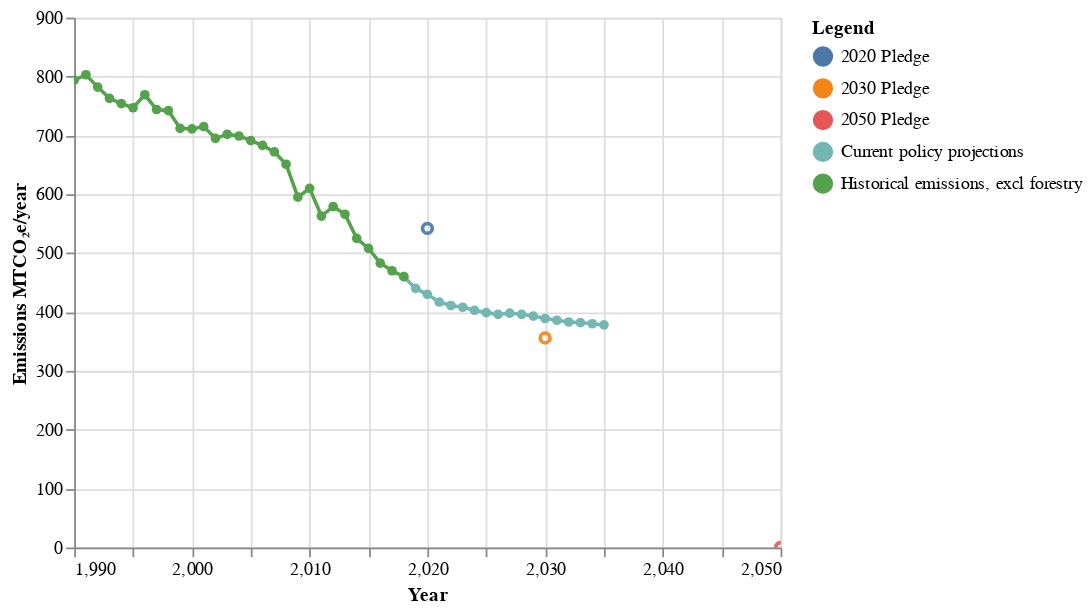

Notebook cell for this chart:
### Markdown cell above
## Visualising the goals
Let's go ahead and see how well the UK has done so far. We're looking at historical emissions, some pre-covid projections, and that above pledged targets. Data sourced from Climate Action Tracker [<sup>[1]</sup>](https://climateactiontracker.org/countries/uk/).

### Code cell
import altair as alt
import pandas as pd

emissions = pd.read_csv('./emissions.csv')

lines = alt.Chart(emissions).mark_line(point=True).transform_fold(
    fold=['Current policy projections', 'Historical emissions, excl forestry'],
    as_=['Legend', 'y'] 
).encode(
    alt.X('Year', type='quantitative', scale=alt.Scale(zero=False)),
    alt.Y('y:Q', title='Emissions MTCO₂e/year', type='quantitative'),
    alt.Color('Legend:N')
)

points = lines.mark_point().transform_fold(
    fold=['2020 Pledge', '2030 Pledge', '2050 Pledge'],
    as_=['Legend', 'y']
).encode(
    alt.X('Year', type='quantitative', scale=alt.Scale(zero=False)),
    alt.Y('y:Q'),
    alt.Color('Legend:N')
)

alt.layer(lines, points).interactive()

### Figure 1 — Vega-Lite specification as saved in the notebook (floating-point values rounded to 4 significant figures)
{"$schema": "https://vega.github.io/schema/vega-lite/v3.4.0.json", "config": {"mark": {"tooltip": null}, "view": {"height": 300, "width": 400}}, "data": {"name": "data-8a55336cf604920bfebcbe5164f599c0"}, "datasets": {"data-8a55336cf604920bfebcbe5164f599c0": [{"2020 Pledge": null, "2030 Pledge": null, "2050 Pledge": null, "Current policy projections": null, "Historical emissions, excl forestry": 794, "Year": 1990}, {"2020 Pledge": null, "2030 Pledge": null, "2050 Pledge": null, "Current policy projections": null, "Historical emissions, excl forestry": 803, "Year": 1991}, {"2020 Pledge": null, "2030 Pledge": null, "2050 Pledge": null, "Current policy projections": null, "Historical emissions, excl forestry": 782, "Year": 1992}, {"2020 Pledge": null, "2030 Pledge": null, "2050 Pledge": null, "Current policy projections": null, "Historical emissions, excl forestry": 763, "Year": 1993}, {"2020 Pledge": null, "2030 Pledge": null, "2050 Pledge": null, "Current policy projections": null, "Historical emissions, excl forestry": 754, "Year": 1994}, {"2020 Pledge": null, "2030 Pledge": null, "2050 Pledge": null, "Current policy projections": null, "Historical emissions, excl forestry": 747, "Year": 1995}, {"2020 Pledge": null, "2030 Pledge": null, "2050 Pledge": null, "Current policy projections": null, "Historical emissions, excl forestry": 769, "Year": 1996}, {"2020 Pledge": null, "2030 Pledge": null, "2050 Pledge": null, "Current policy projections": null, "Historical emissions, excl forestry": 744, "Year": 1997}, {"2020 Pledge": null, "2030 Pledge": null, "2050 Pledge": null, "Current policy projections": null, "Historical emissions, excl forestry": 742, "Year": 1998}, {"2020 Pledge": null, "2030 Pledge": null, "2050 Pledge": null, "Current policy projections": null, "Historical emissions, excl forestry": 712, "Year": 1999}, {"2020 Pledge": null, "2030 Pledge": null, "2050 Pledge": null, "Current policy projections": null, "Historical emissions, excl forestry": 711, "Year": 2000}, {"2020 Pledge": null, "2030 Pledge": null, "2050 Pledge": null, "Current policy projections": null, "Historical emissions, excl forestry": 715, "Year": 2001}, {"2020 Pledge": null, "2030 Pledge": null, "2050 Pledge": null, "Current policy projections": null, "Historical emissions, excl forestry": 695, "Year": 2002}, {"2020 Pledge": null, "2030 Pledge": null, "2050 Pledge": null, "Current policy projections": null, "Historical emissions, excl forestry": 702, "Year": 2003}, {"2020 Pledge": null, "2030 Pledge": null, "2050 Pledge": null, "Current policy projections": null, "Historical emissions, excl forestry": 699, "Year": 2004}, {"2020 Pledge": null, "2030 Pledge": null, "2050 Pledge": null, "Current policy projections": null, "Historical emissions, excl forestry": 691, "Year": 2005}, {"2020 Pledge": null, "2030 Pledge": null, "2050 Pledge": null, "Current policy projections": null, "Historical emissions, excl forestry": 683, "Year": 2006}, {"2020 Pledge": null, "2030 Pledge": null, "2050 Pledge": null, "Current policy projections": null, "Historical emissions, excl forestry": 672, "Year": 2007}, {"2020 Pledge": null, "2030 Pledge": null, "2050 Pledge": null, "Current policy projections": null, "Historical emissions, excl forestry": 651, "Year": 2008}, {"2020 Pledge": null, "2030 Pledge": null, "2050 Pledge": null, "Current policy projections": null, "Historical emissions, excl forestry": 595, "Year": 2009}, {"2020 Pledge": null, "2030 Pledge": null, "2050 Pledge": null, "Current policy projections": null, "Historical emissions, excl forestry": 610, "Year": 2010}, {"2020 Pledge": null, "2030 Pledge": null, "2050 Pledge": null, "Current policy projections": null, "Historical emissions, excl forestry": 563, "Year": 2011}, {"2020 Pledge": null, "2030 Pledge": null, "2050 Pledge": null, "Current policy projections": null, "Historical emissions, excl forestry": 579, "Year": 2012}, {"2020 Pledge": null, "2030 Pledge": null, "2050 Pledge": null, "Current policy projections": null, "Historical emissions, excl forestry": 566, "Year": 2013}, {"2020 Pledge": null, "2030 Pledge": null, "2050 Pledge": null, "Current policy projections": null, "Historical emissions, excl forestry": 525, "Year": 2014}, {"2020 Pledge": null, "2030 Pledge": null, "2050 Pledge": null, "Current policy projections": null, "Historical emissions, excl forestry": 508, "Year": 2015}, {"2020 Pledge": null, "2030 Pledge": null, "2050 Pledge": null, "Current policy projections": null, "Historical emissions, excl forestry": 483, "Year": 2016}, {"2020 Pledge": null, "2030 Pledge": null, "2050 Pledge": null, "Current policy projections": null, "Historical emissions, excl forestry": 470, "Year": 2017}, {"2020 Pledge": null, "2030 Pledge": null, "2050 Pledge": null, "Current policy projections": 460, "Historical emissions, excl forestry": 460, "Year": 2018}, {"2020 Pledge": null, "2030 Pledge": null, "2050 Pledge": null, "Current policy projections": 440, "Historical emissions, excl forestry": null, "Year": 2019}, {"2020 Pledge": 542, "2030 Pledge": null, "2050 Pledge": null, "Current policy projections": 430, "Historical emissions, excl forestry": null, "Year": 2020}, {"2020 Pledge": null, "2030 Pledge": null, "2050 Pledge": null, "Current policy projections": 417, "Historical emissions, excl forestry": null, "Year": 2021}, {"2020 Pledge": null, "2030 Pledge": null, "2050 Pledge": null, "Current policy projections": 411, "Historical emissions, excl forestry": null, "Year": 2022}, {"2020 Pledge": null, "2030 Pledge": null, "2050 Pledge": null, "Current policy projections": 408, "Historical emissions, excl forestry": null, "Year": 2023}, {"2020 Pledge": null, "2030 Pledge": null, "2050 Pledge": null, "Current policy projections": 403, "Historical emissions, excl forestry": null, "Year": 2024}, {"2020 Pledge": null, "2030 Pledge": null, "2050 Pledge": null, "Current policy projections": 399, "Historical emissions, excl forestry": null, "Year": 2025}, {"2020 Pledge": null, "2030 Pledge": null, "2050 Pledge": null, "Current policy projections": 396, "Historical emissions, excl forestry": null, "Year": 2026}, {"2020 Pledge": null, "2030 Pledge": null, "2050 Pledge": null, "Current policy projections": 398, "Historical emissions, excl forestry": null, "Year": 2027}, {"2020 Pledge": null, "2030 Pledge": null, "2050 Pledge": null, "Current policy projections": 396, "Historical emissions, excl forestry": null, "Year": 2028}, {"2020 Pledge": null, "2030 Pledge": null, "2050 Pledge": null, "Current policy projections": 393, "Historical emissions, excl forestry": null, "Year": 2029}, {"2020 Pledge": null, "2030 Pledge": 356, "2050 Pledge": null, "Current policy projections": 389, "Historical emissions, excl forestry": null, "Year": 2030}, {"2020 Pledge": null, "2030 Pledge": null, "2050 Pledge": null, "Current policy projections": 386, "Historical emissions, excl forestry": null, "Year": 2031}, {"2020 Pledge": null, "2030 Pledge": null, "2050 Pledge": null, "Current policy projections": 383, "Historical emissions, excl forestry": null, "Year": 2032}, {"2020 Pledge": null, "2030 Pledge": null, "2050 Pledge": null, "Current policy projections": 382, "Historical emissions, excl forestry": null, "Year": 2033}, {"2020 Pledge": null, "2030 Pledge": null, "2050 Pledge": null, "Current policy projections": 380, "Historical emissions, excl forestry": null, "Year": 2034}, {"2020 Pledge": null, "2030 Pledge": null, "2050 Pledge": null, "Current policy projections": 378, "Historical emissions, excl forestry": null, "Year": 2035}, {"2020 Pledge": null, "2030 Pledge": null, "2050 Pledge": null, "Current policy projections": null, "Historical emissions, excl forestry": null, "Year": 2036}, {"2020 Pledge": null, "2030 Pledge": null, "2050 Pledge": null, "Current policy projections": null, "Historical emissions, excl forestry": null, "Year": 2037}, {"2020 Pledge": null, "2030 Pledge": null, "2050 Pledge": null, "Current policy projections": null, "Historical emissions, excl forestry": null, "Year": 2038}, {"2020 Pledge": null, "2030 Pledge": null, "2050 Pledge": null, "Current policy projections": null, "Historical emissions, excl forestry": null, "Year": 2039}, {"2020 Pledge": null, "2030 Pledge": null, "2050 Pledge": null, "Current policy projections": null, "Historical emissions, excl forestry": null, "Year": 2040}, {"2020 Pledge": null, "2030 Pledge": null, "2050 Pledge": null, "Current policy projections": null, "Historical emissions, excl forestry": null, "Year": 2041}, {"2020 Pledge": null, "2030 Pledge": null, "2050 Pledge": null, "Current policy projections": null, "Historical emissions, excl forestry": null, "Year": 2042}, {"2020 Pledge": null, "2030 Pledge": null, "2050 Pledge": null, "Current policy projections": null, "Historical emissions, excl forestry": null, "Year": 2043}, {"2020 Pledge": null, "2030 Pledge": null, "2050 Pledge": null, "Current policy projections": null, "Historical emissions, excl forestry": null, "Year": 2044}, {"2020 Pledge": null, "2030 Pledge": null, "2050 Pledge": null, "Current policy projections": null, "Historical emissions, excl forestry": null, "Year": 2045}, {"2020 Pledge": null, "2030 Pledge": null, "2050 Pledge": null, "Current policy projections": null, "Historical emissions, excl forestry": null, "Year": 2046}, {"2020 Pledge": null, "2030 Pledge": null, "2050 Pledge": null, "Current policy projections": null, "Historical emissions, excl forestry": null, "Year": 2047}, {"2020 Pledge": null, "2030 Pledge": null, "2050 Pledge": null, "Current policy projections": null, "Historical emissions, excl forestry": null, "Year": 2048}, {"2020 Pledge": null, "2030 Pledge": null, "2050 Pledge": null, "Current policy projections": null, "Historical emissions, excl forestry": null, "Year": 2049}, {"2020 Pledge": null, "2030 Pledge": null, "2050 Pledge": 0, "Current policy projections": null, "Historical emissions, excl forestry": null, "Year": 2050}]}, "layer": [{"encoding": {"color": {"field": "Legend", "type": "nominal"}, "x": {"field": "Year", "scale": {"zero": false}, "type": "quantitative"}, "y": {"field": "y", "title": "Emissions MTCO₂e/year", "type": "quantitative"}}, "mark": {"point": true, "type": "line"}, "selection": {"selector063": {"bind": "scales", "encodings": ["x", "y"], "type": "interval"}}, "transform": [{"as": ["Legend", "y"], "fold": ["Current policy projections", "Historical emissions, excl forestry"]}]}, {"encoding": {"color": {"field": "Legend", "type": "nominal"}, "x": {"field": "Year", "scale": {"zero": false}, "type": "quantitative"}, "y": {"field": "y", "type": "quantitative"}}, "mark": "point", "transform": [{"as": ["Legend", "y"], "fold": ["Current policy projections", "Historical emissions, excl forestry"]}, {"as": ["Legend", "y"], "fold": ["2020 Pledge", "2030 Pledge", "2050 Pledge"]}]}]}
